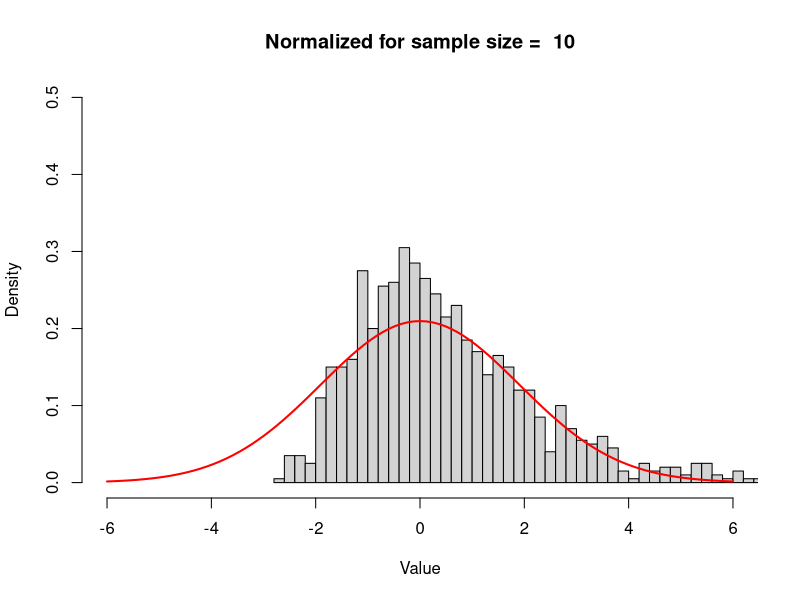
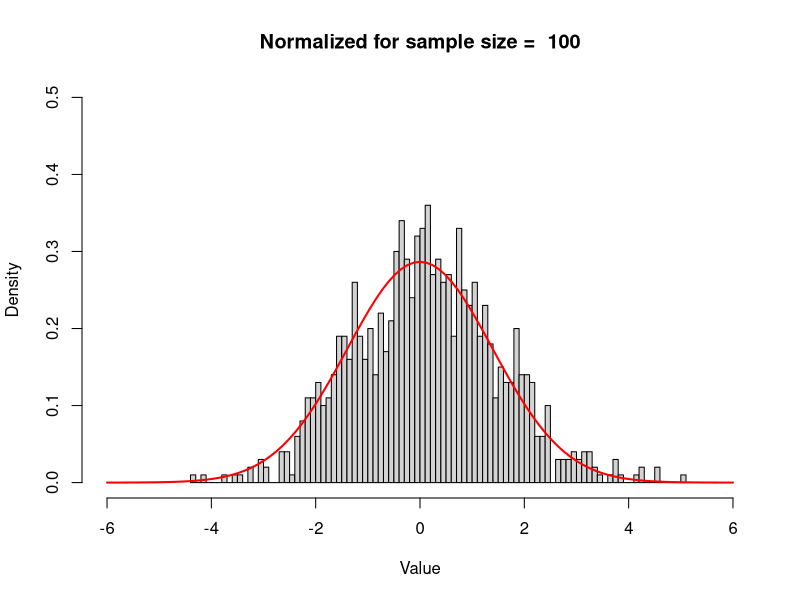
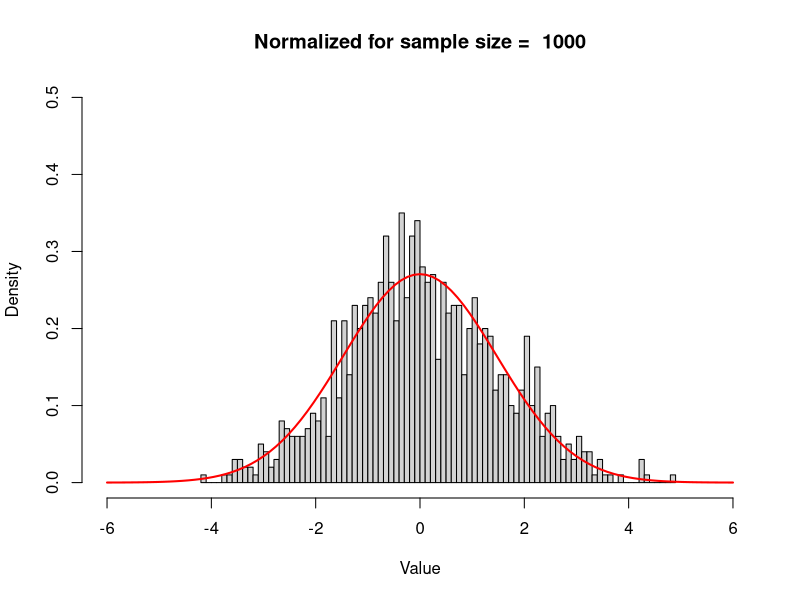
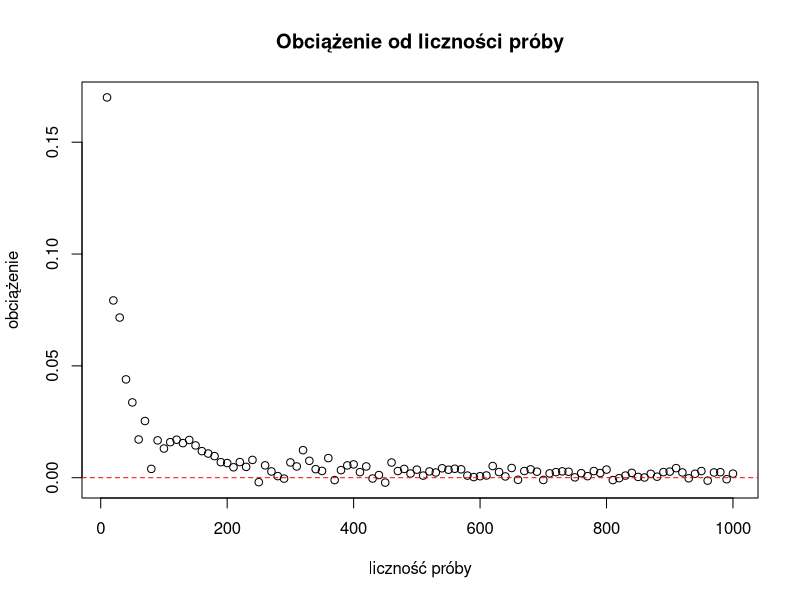
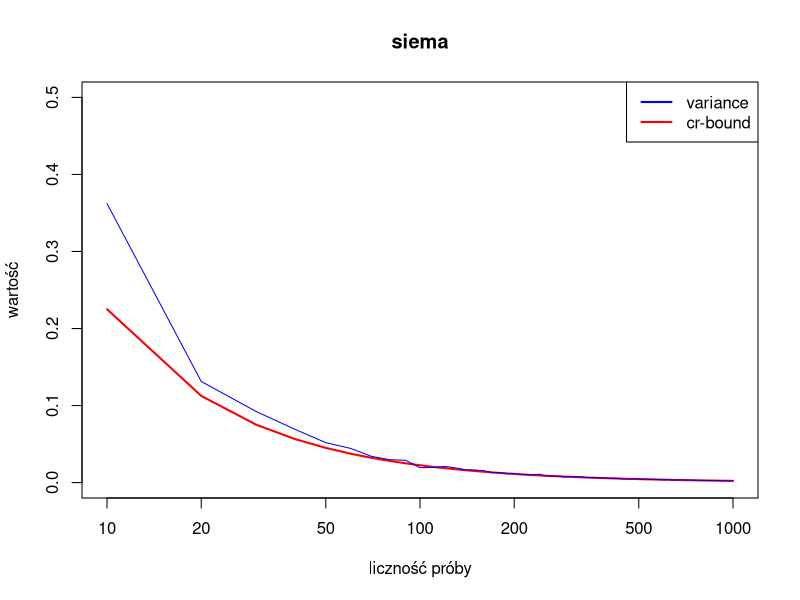

Generate these figures, in order, with R:
#### set params of experiment
set.seed(2137)
our_lambda <- 3/2
start <- 10
step <- 10
no_of_steps <- 100
no_of_simulations_in_single_step <- 1000

#### help functions
simulate_for_sample_size <- function(lambda, sample_size){
  
  # 1. calculate maximum likelihood estimations
  estimators = c()
  for (i in 1:no_of_simulations_in_single_step){
    random_sample <- rexp(sample_size, lambda)
    est = length(random_sample)/sum(random_sample)
    estimators <- c(estimators, est)
  }
  final_est <- mean(estimators)
  
  # 2. calculate its bias
  bias <- final_est - lambda
  
  # 3. calculate cr bound
  fisher_inf <- 1/(lambda^2) 
  m_prim <- 1
  cr_bound <- m_prim / (sample_size * fisher_inf)
  
  # 4. calculate variance
  variance <- mean((estimators - lambda)^2)
  
  # 5. plot normalized for chosen sample sizes
  if(sample_size == 10 || sample_size == 100 || sample_size == 1000 || sample_size == 10000){
    normalized <- sqrt(sample_size) * (estimators - lambda)
    hist(normalized, prob=TRUE, xlab="Value", main=paste('Normalized for sample size = ', as.character(sample_size)), xlim=c(-6,6), ylim=c(0, 0.5), breaks = 100)
    norm_sd = sqrt(sample_size) * sqrt(variance)
    curve(dnorm(x, mean=0, sd=norm_sd), add=TRUE, col = 'red', lwd = 2)
  }
  
  return (c(sample_size, est, bias, variance, cr_bound))
}


#### do experiment
column_names <- c('sample_size', 'estimated_lambda', 'bias', 'variance', 'cr_bound')
results <- data.frame(matrix(ncol = length(column_names), nrow = 0))
colnames(results) <- column_names

for (i in 1:no_of_steps){
  sample_size <- start + step * (i-1)
  result <- simulate_for_sample_size(our_lambda, sample_size)
  
  result <- as.data.frame(t(result))
  colnames(result) <- column_names
  results <- rbind(results, result)
}


# plot bias
plot(results$bias ~ results$sample_size, 
     main = 'Obciążenie od liczności próby', xlab = 'liczność próby', ylab = 'obciążenie')
abline(h = 0, col = 'red', lty=2)

# plot cr-bound and variance
plot(results$cr_bound ~ results$sample_size, 
     main = 'siema', xlab = 'liczność próby', ylab = 'wartość', type = 'l', col = 'red', lwd = 2, ylim=c(0, 0.5), log = 'x')
lines(results$sample_size, results$variance, col='blue', lwd = 1)
legend(x = 'topright', c('variance', 'cr-bound'), col = c('blue', 'red'), lty=c(1, 1), lwd = 2)
